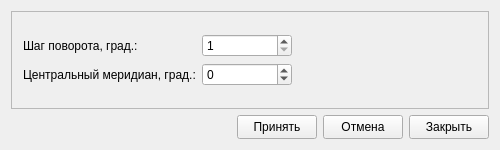
<?xml version="1.0" encoding="UTF-8"?>
<ui version="4.0">
 <class>RotateSettings</class>
 <widget class="QWidget" name="RotateSettings">
  <property name="geometry">
   <rect>
    <x>0</x>
    <y>0</y>
    <width>500</width>
    <height>150</height>
   </rect>
  </property>
  <property name="sizePolicy">
   <sizepolicy hsizetype="Expanding" vsizetype="Expanding">
    <horstretch>0</horstretch>
    <verstretch>0</verstretch>
   </sizepolicy>
  </property>
  <property name="minimumSize">
   <size>
    <width>500</width>
    <height>150</height>
   </size>
  </property>
  <property name="maximumSize">
   <size>
    <width>500</width>
    <height>150</height>
   </size>
  </property>
  <property name="windowTitle">
   <string>Параметры поворота карты</string>
  </property>
  <layout class="QGridLayout" name="gridLayout_2">
   <item row="0" column="0">
    <layout class="QGridLayout" name="gridLayout">
     <item row="0" column="0">
      <widget class="QFrame" name="frame">
       <property name="sizePolicy">
        <sizepolicy hsizetype="Expanding" vsizetype="Expanding">
         <horstretch>0</horstretch>
         <verstretch>0</verstretch>
        </sizepolicy>
       </property>
       <property name="frameShape">
        <enum>QFrame::StyledPanel</enum>
       </property>
       <property name="frameShadow">
        <enum>QFrame::Raised</enum>
       </property>
       <layout class="QGridLayout" name="gridLayout_4">
        <item row="0" column="0">
         <layout class="QGridLayout" name="gridLayout_3">
          <item row="1" column="3" colspan="2">
           <spacer name="horizontalSpacer_2">
            <property name="orientation">
             <enum>Qt::Horizontal</enum>
            </property>
            <property name="sizeHint" stdset="0">
             <size>
              <width>40</width>
              <height>20</height>
             </size>
            </property>
           </spacer>
          </item>
          <item row="0" column="3" colspan="2">
           <spacer name="horizontalSpacer">
            <property name="orientation">
             <enum>Qt::Horizontal</enum>
            </property>
            <property name="sizeHint" stdset="0">
             <size>
              <width>40</width>
              <height>20</height>
             </size>
            </property>
           </spacer>
          </item>
          <item row="0" column="1">
           <widget class="QLabel" name="label">
            <property name="text">
             <string>Шаг поворота, град.:</string>
            </property>
           </widget>
          </item>
          <item row="0" column="2">
           <widget class="QSpinBox" name="curStep">
            <property name="minimum">
             <number>1</number>
            </property>
            <property name="maximum">
             <number>90</number>
            </property>
            <property name="singleStep">
             <number>1</number>
            </property>
            <property name="value">
             <number>1</number>
            </property>
           </widget>
          </item>
          <item row="1" column="1">
           <widget class="QLabel" name="label_2">
            <property name="text">
             <string>Центральный меридиан, град.:</string>
            </property>
           </widget>
          </item>
          <item row="1" column="2">
           <widget class="QSpinBox" name="lonSpin">
            <property name="minimum">
             <number>-180</number>
            </property>
            <property name="maximum">
             <number>180</number>
            </property>
           </widget>
          </item>
         </layout>
        </item>
       </layout>
      </widget>
     </item>
     <item row="1" column="0">
      <widget class="QFrame" name="btnFrame">
       <property name="sizePolicy">
        <sizepolicy hsizetype="Expanding" vsizetype="Fixed">
         <horstretch>0</horstretch>
         <verstretch>0</verstretch>
        </sizepolicy>
       </property>
       <property name="minimumSize">
        <size>
         <width>0</width>
         <height>24</height>
        </size>
       </property>
       <property name="maximumSize">
        <size>
         <width>16777215</width>
         <height>24</height>
        </size>
       </property>
       <property name="frameShape">
        <enum>QFrame::NoFrame</enum>
       </property>
       <property name="frameShadow">
        <enum>QFrame::Raised</enum>
       </property>
       <layout class="QGridLayout" name="gridLayout_5">
        <property name="margin">
         <number>0</number>
        </property>
        <item row="0" column="0">
         <spacer name="spacer6_2">
          <property name="orientation">
           <enum>Qt::Horizontal</enum>
          </property>
          <property name="sizeType">
           <enum>QSizePolicy::Expanding</enum>
          </property>
          <property name="sizeHint" stdset="0">
           <size>
            <width>72</width>
            <height>20</height>
           </size>
          </property>
         </spacer>
        </item>
        <item row="0" column="1">
         <widget class="QPushButton" name="saveButton">
          <property name="sizePolicy">
           <sizepolicy hsizetype="Minimum" vsizetype="Fixed">
            <horstretch>0</horstretch>
            <verstretch>0</verstretch>
           </sizepolicy>
          </property>
          <property name="minimumSize">
           <size>
            <width>0</width>
            <height>24</height>
           </size>
          </property>
          <property name="maximumSize">
           <size>
            <width>16777215</width>
            <height>24</height>
           </size>
          </property>
          <property name="toolTip">
           <string>Принять</string>
          </property>
          <property name="text">
           <string>Принять</string>
          </property>
         </widget>
        </item>
        <item row="0" column="2">
         <widget class="QPushButton" name="cancelButton">
          <property name="sizePolicy">
           <sizepolicy hsizetype="Minimum" vsizetype="Fixed">
            <horstretch>0</horstretch>
            <verstretch>0</verstretch>
           </sizepolicy>
          </property>
          <property name="minimumSize">
           <size>
            <width>0</width>
            <height>24</height>
           </size>
          </property>
          <property name="maximumSize">
           <size>
            <width>16777215</width>
            <height>24</height>
           </size>
          </property>
          <property name="toolTip">
           <string>Отмена</string>
          </property>
          <property name="text">
           <string>Отмена</string>
          </property>
         </widget>
        </item>
        <item row="0" column="3">
         <widget class="QPushButton" name="closeButton">
          <property name="sizePolicy">
           <sizepolicy hsizetype="Minimum" vsizetype="Fixed">
            <horstretch>0</horstretch>
            <verstretch>0</verstretch>
           </sizepolicy>
          </property>
          <property name="minimumSize">
           <size>
            <width>0</width>
            <height>24</height>
           </size>
          </property>
          <property name="maximumSize">
           <size>
            <width>16777215</width>
            <height>24</height>
           </size>
          </property>
          <property name="toolTip">
           <string>Закрыть</string>
          </property>
          <property name="text">
           <string>Закрыть</string>
          </property>
         </widget>
        </item>
       </layout>
      </widget>
     </item>
    </layout>
   </item>
  </layout>
 </widget>
 <layoutdefault spacing="6" margin="11"/>
 <pixmapfunction>qPixmapFromMimeSource</pixmapfunction>
 <resources>
  <include location="../../../../../novost/etc/novost.icons.qrc"/>
 </resources>
 <connections/>
</ui>
